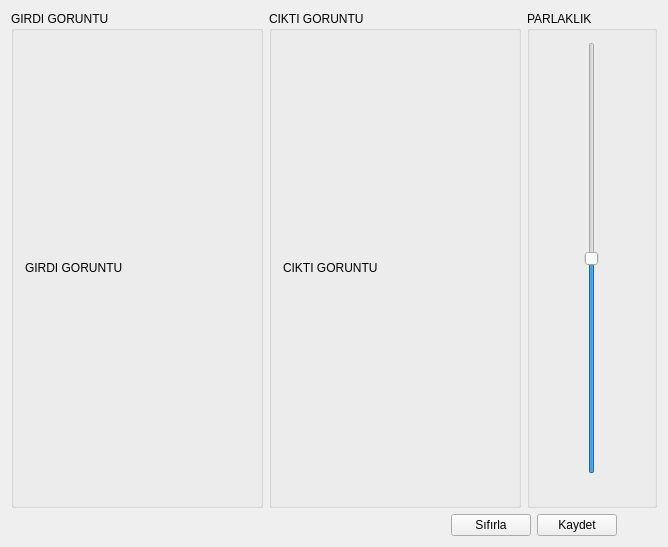
<?xml version="1.0" encoding="UTF-8"?>
<ui version="4.0">
 <class>WidgetMain</class>
 <widget class="QWidget" name="WidgetMain">
  <property name="geometry">
   <rect>
    <x>0</x>
    <y>0</y>
    <width>668</width>
    <height>547</height>
   </rect>
  </property>
  <property name="windowTitle">
   <string>Resim Parlaklik</string>
  </property>
  <layout class="QVBoxLayout" name="verticalLayout">
   <item>
    <layout class="QHBoxLayout" name="horizontalLayout_2">
     <item>
      <widget class="QGroupBox" name="groupBox">
       <property name="title">
        <string>GIRDI GORUNTU </string>
       </property>
       <layout class="QVBoxLayout" name="verticalLayout_2">
        <item>
         <widget class="QLabel" name="labelResim1">
          <property name="text">
           <string>GIRDI GORUNTU </string>
          </property>
         </widget>
        </item>
       </layout>
      </widget>
     </item>
     <item>
      <widget class="QGroupBox" name="groupBox_2">
       <property name="title">
        <string>CIKTI GORUNTU</string>
       </property>
       <layout class="QVBoxLayout" name="verticalLayout_3">
        <item>
         <widget class="QLabel" name="labelResim2">
          <property name="text">
           <string>CIKTI GORUNTU</string>
          </property>
         </widget>
        </item>
       </layout>
      </widget>
     </item>
     <item>
      <widget class="QGroupBox" name="groupBox_3">
       <property name="maximumSize">
        <size>
         <width>130</width>
         <height>16777215</height>
        </size>
       </property>
       <property name="title">
        <string>PARLAKLIK</string>
       </property>
       <layout class="QGridLayout" name="gridLayout">
        <item row="1" column="0">
         <widget class="QLabel" name="label">
          <property name="text">
           <string/>
          </property>
          <property name="pixmap">
           <pixmap resource="kaynak.qrc">:/img/brightness.png</pixmap>
          </property>
         </widget>
        </item>
        <item row="0" column="0">
         <widget class="QSlider" name="verticalSliderParlaklik">
          <property name="minimum">
           <number>-100</number>
          </property>
          <property name="maximum">
           <number>100</number>
          </property>
          <property name="orientation">
           <enum>Qt::Vertical</enum>
          </property>
         </widget>
        </item>
       </layout>
      </widget>
     </item>
    </layout>
   </item>
   <item>
    <layout class="QHBoxLayout" name="horizontalLayout">
     <item>
      <spacer name="horizontalSpacer">
       <property name="orientation">
        <enum>Qt::Horizontal</enum>
       </property>
       <property name="sizeHint" stdset="0">
        <size>
         <width>40</width>
         <height>20</height>
        </size>
       </property>
      </spacer>
     </item>
     <item>
      <widget class="QPushButton" name="btnSifirla">
       <property name="toolTip">
        <string>Sıfırla Kontrast</string>
       </property>
       <property name="toolTipDuration">
        <number>5</number>
       </property>
       <property name="text">
        <string>Sıfırla</string>
       </property>
      </widget>
     </item>
     <item>
      <widget class="QPushButton" name="btnKaydet">
       <property name="text">
        <string>Kaydet</string>
       </property>
      </widget>
     </item>
     <item>
      <spacer name="horizontalSpacer_2">
       <property name="orientation">
        <enum>Qt::Horizontal</enum>
       </property>
       <property name="sizeType">
        <enum>QSizePolicy::Minimum</enum>
       </property>
       <property name="sizeHint" stdset="0">
        <size>
         <width>40</width>
         <height>20</height>
        </size>
       </property>
      </spacer>
     </item>
    </layout>
   </item>
  </layout>
 </widget>
 <layoutdefault spacing="6" margin="11"/>
 <resources>
  <include location="kaynak.qrc"/>
 </resources>
 <connections/>
</ui>
